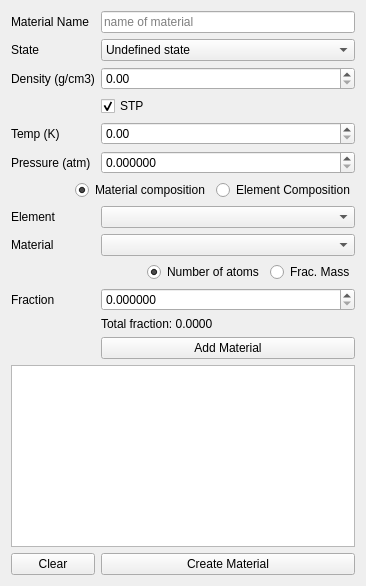
<?xml version="1.0" encoding="UTF-8"?>
<ui version="4.0">
 <class>SimpleMaterialBuilder</class>
 <widget class="QWidget" name="SimpleMaterialBuilder">
  <property name="geometry">
   <rect>
    <x>0</x>
    <y>0</y>
    <width>366</width>
    <height>586</height>
   </rect>
  </property>
  <property name="windowTitle">
   <string>Form</string>
  </property>
  <property name="styleSheet">
   <string notr="true">font: 8pt &quot;Ubuntu&quot;;</string>
  </property>
  <layout class="QGridLayout" name="gridLayout_2">
   <item row="4" column="0">
    <widget class="QLabel" name="temp_label">
     <property name="text">
      <string>Temp (K)</string>
     </property>
    </widget>
   </item>
   <item row="10" column="0">
    <widget class="QLabel" name="material_fraction_label_3">
     <property name="text">
      <string>Material</string>
     </property>
    </widget>
   </item>
   <item row="5" column="0">
    <widget class="QLabel" name="press_label">
     <property name="text">
      <string>Pressure (atm)</string>
     </property>
    </widget>
   </item>
   <item row="17" column="0">
    <widget class="QPushButton" name="clear">
     <property name="text">
      <string>Clear</string>
     </property>
    </widget>
   </item>
   <item row="15" column="1">
    <widget class="QPushButton" name="add_material">
     <property name="text">
      <string>Add Material</string>
     </property>
    </widget>
   </item>
   <item row="16" column="0" colspan="2">
    <widget class="QTextEdit" name="materialList"/>
   </item>
   <item row="5" column="1">
    <widget class="QDoubleSpinBox" name="material_pressure">
     <property name="decimals">
      <number>6</number>
     </property>
     <property name="maximum">
      <double>10000000.000000000000000</double>
     </property>
    </widget>
   </item>
   <item row="1" column="0">
    <widget class="QLabel" name="label_7">
     <property name="text">
      <string>State</string>
     </property>
    </widget>
   </item>
   <item row="2" column="1">
    <widget class="QDoubleSpinBox" name="material_density">
     <property name="maximum">
      <double>1000000.000000000000000</double>
     </property>
    </widget>
   </item>
   <item row="10" column="1">
    <widget class="QComboBox" name="g4materiallist">
     <property name="sizePolicy">
      <sizepolicy hsizetype="MinimumExpanding" vsizetype="Fixed">
       <horstretch>0</horstretch>
       <verstretch>0</verstretch>
      </sizepolicy>
     </property>
    </widget>
   </item>
   <item row="17" column="1">
    <widget class="QPushButton" name="create_material">
     <property name="text">
      <string>Create Material</string>
     </property>
    </widget>
   </item>
   <item row="9" column="1">
    <widget class="QComboBox" name="g4elementlist">
     <property name="sizePolicy">
      <sizepolicy hsizetype="MinimumExpanding" vsizetype="Fixed">
       <horstretch>0</horstretch>
       <verstretch>0</verstretch>
      </sizepolicy>
     </property>
    </widget>
   </item>
   <item row="1" column="1">
    <widget class="QComboBox" name="material_state">
     <item>
      <property name="text">
       <string>Undefined state</string>
      </property>
     </item>
     <item>
      <property name="text">
       <string>Solid</string>
      </property>
     </item>
     <item>
      <property name="text">
       <string>Liquid</string>
      </property>
     </item>
     <item>
      <property name="text">
       <string>Gas</string>
      </property>
     </item>
     <item>
      <property name="text">
       <string/>
      </property>
     </item>
    </widget>
   </item>
   <item row="12" column="0">
    <widget class="QLabel" name="fraction_label">
     <property name="text">
      <string>Fraction</string>
     </property>
    </widget>
   </item>
   <item row="9" column="0">
    <widget class="QLabel" name="element_label">
     <property name="text">
      <string>Element</string>
     </property>
    </widget>
   </item>
   <item row="3" column="1">
    <widget class="QCheckBox" name="material_stp">
     <property name="text">
      <string>STP</string>
     </property>
     <property name="checked">
      <bool>true</bool>
     </property>
    </widget>
   </item>
   <item row="6" column="0" colspan="2">
    <layout class="QHBoxLayout" name="horizontalLayout_2">
     <item>
      <spacer name="horizontalSpacer">
       <property name="orientation">
        <enum>Qt::Horizontal</enum>
       </property>
       <property name="sizeHint" stdset="0">
        <size>
         <width>40</width>
         <height>20</height>
        </size>
       </property>
      </spacer>
     </item>
     <item>
      <widget class="QRadioButton" name="mat_composition">
       <property name="text">
        <string>Material composition</string>
       </property>
       <property name="checked">
        <bool>true</bool>
       </property>
       <attribute name="buttonGroup">
        <string notr="true">buttonGroup</string>
       </attribute>
      </widget>
     </item>
     <item>
      <widget class="QRadioButton" name="elementalcomposition">
       <property name="text">
        <string>Element Composition</string>
       </property>
       <attribute name="buttonGroup">
        <string notr="true">buttonGroup</string>
       </attribute>
      </widget>
     </item>
    </layout>
   </item>
   <item row="2" column="0">
    <widget class="QLabel" name="label_3">
     <property name="text">
      <string>Density (g/cm3)</string>
     </property>
    </widget>
   </item>
   <item row="4" column="1">
    <widget class="QDoubleSpinBox" name="material_temp">
     <property name="maximum">
      <double>100000000.000000000000000</double>
     </property>
    </widget>
   </item>
   <item row="12" column="1">
    <widget class="QDoubleSpinBox" name="material_fraction">
     <property name="decimals">
      <number>6</number>
     </property>
     <property name="maximum">
      <double>1.000000000000000</double>
     </property>
    </widget>
   </item>
   <item row="0" column="1">
    <widget class="QLineEdit" name="material_name">
     <property name="placeholderText">
      <string>name of material</string>
     </property>
    </widget>
   </item>
   <item row="14" column="1">
    <widget class="QLabel" name="totfrac_label">
     <property name="text">
      <string>Total fraction: 0.0000</string>
     </property>
    </widget>
   </item>
   <item row="0" column="0">
    <widget class="QLabel" name="label_6">
     <property name="text">
      <string>Material Name</string>
     </property>
    </widget>
   </item>
   <item row="11" column="1">
    <layout class="QHBoxLayout" name="horizontalLayout">
     <item>
      <spacer name="horizontalSpacer_2">
       <property name="orientation">
        <enum>Qt::Horizontal</enum>
       </property>
       <property name="sizeHint" stdset="0">
        <size>
         <width>40</width>
         <height>20</height>
        </size>
       </property>
      </spacer>
     </item>
     <item>
      <widget class="QRadioButton" name="number_of_atoms">
       <property name="text">
        <string>Number of atoms</string>
       </property>
       <property name="checked">
        <bool>true</bool>
       </property>
       <attribute name="buttonGroup">
        <string notr="true">buttonGroup_2</string>
       </attribute>
      </widget>
     </item>
     <item>
      <widget class="QRadioButton" name="frac_mass">
       <property name="text">
        <string>Frac. Mass</string>
       </property>
       <attribute name="buttonGroup">
        <string notr="true">buttonGroup_2</string>
       </attribute>
      </widget>
     </item>
    </layout>
   </item>
  </layout>
 </widget>
 <resources/>
 <connections/>
 <buttongroups>
  <buttongroup name="buttonGroup"/>
  <buttongroup name="buttonGroup_2"/>
 </buttongroups>
</ui>
